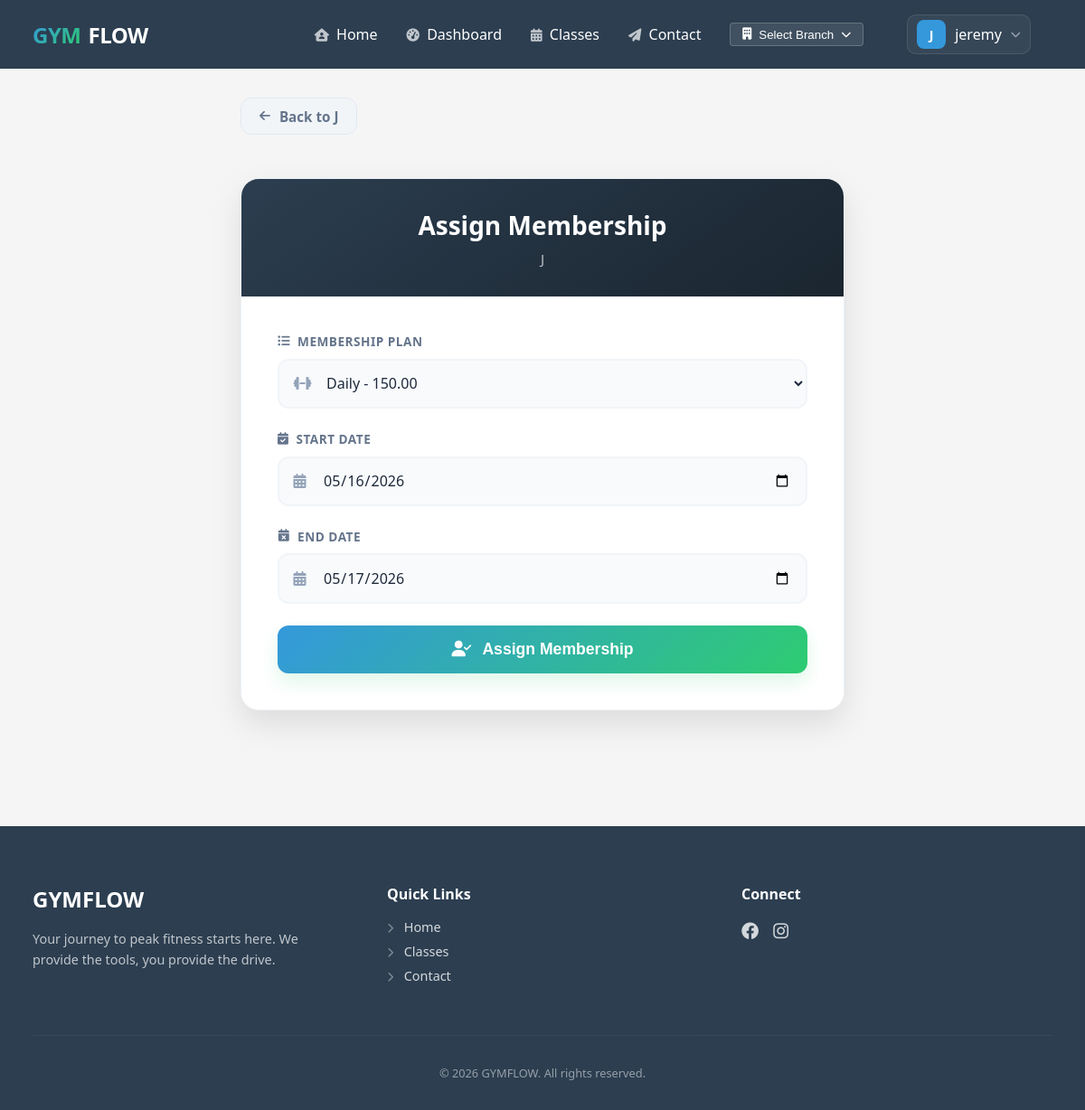
The app's page /memberships/9/edit/ (signed in), older data.
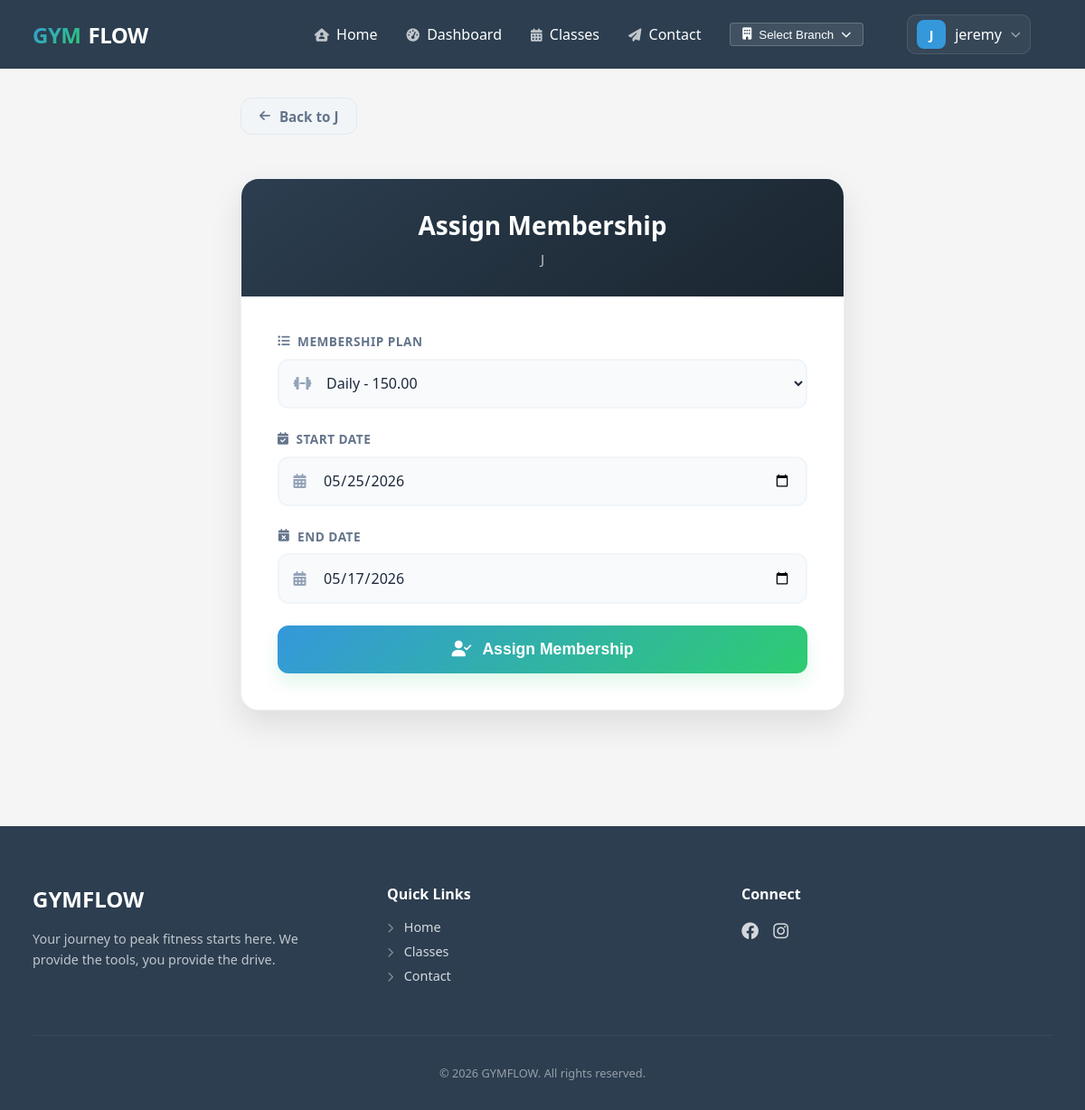
The same page, newer data.
### base/gym/models.py (models this page shows, shortened)
class Membership(models.Model):
    member = models.ForeignKey(Member, on_delete=models.CASCADE, related_name="memberships")
    plan = models.ForeignKey(MembershipPlan, on_delete=models.PROTECT)
    start_date = models.DateField(default=timezone.now)
    end_date = models.DateField(blank=True, null=True)
    is_active = models.BooleanField(default=True, db_index=True)

### base/gym/decorators.py (the view)
    def wrapper(request, *args, **kwargs):
        if not request.user.is_authenticated:
            return redirect("login")
        if not request.user.is_staff:
            return redirect("login_redirect")
        return view_func(request, *args, **kwargs)

### base/gym/forms.py
class MembershipForm(forms.ModelForm):
    class Meta:
        model = Membership
        fields = ["plan", "start_date", "end_date"]
        widgets = {
            "start_date": forms.DateInput(attrs={"type": "date"}),
            "end_date": forms.DateInput(attrs={"type": "date"}),
        }

### base/gym/context_processors.py (called while the page is built)
def branch_context(request):
    active_branch_id = request.session.get('active_branch_id')
    active_branch = None
    if active_branch_id:
        try:
            active_branch = Branch.objects.get(id=active_branch_id)
        except Branch.DoesNotExist:
            pass
    return {
        'all_branches': Branch.objects.all(),
        'active_branch': active_branch,
    }

### base/gym/models.py (called while the page is built)
    def __str__(self):
        return f"{self.name} - {self.price}"

### base/templates/gym/membership_form.html (shortened to what this page needs)
{% extends 'gym/base.html' %}
{% block content %}
<div class="membership-container">
    <div style="margin-bottom: 1.5rem;">
        <a href="{% url 'member_detail' member.id %}" class="back-link">
            <i class="fas fa-arrow-left"></i> Back to {{ member.full_name }}
        </a>
    </div>
    <div class="premium-card">
        <div class="card-header">
            <h1>Assign Membership</h1>
            <p>{{ member.full_name }}</p>
        </div>
        <div class="card-body">
            <form method="post" class="modern-form">
                <div class="form-group">
                    <label for="{{ form.plan.id_for_label }}">
                        <i class="fas fa-list-ul"></i> Membership Plan
                    </label>
                    <div class="input-wrapper">
                        {{ form.plan }}
                        <i class="fas fa-dumbbell"></i>
                    </div>
                </div>
                <div class="form-group">
                    <label for="{{ form.start_date.id_for_label }}">
                        <i class="fas fa-calendar-check"></i> Start Date
                    </label>
                    <div class="input-wrapper">
                        {{ form.start_date }}
                        <i class="fas fa-calendar-alt"></i>
                    </div>
                </div>
                <div class="form-group">
                    <label for="{{ form.end_date.id_for_label }}">
                        <i class="fas fa-calendar-times"></i> End Date
                    </label>
                    <div class="input-wrapper">
                        {{ form.end_date }}
                        <i class="fas fa-calendar-alt"></i>
                    </div>
                </div>
                <button type="submit" class="submit-btn" id="submitMembership">
                    <i class="fas fa-user-check"></i>
                    {% if active_membership %}Reassign Membership{% else %}Assign Membership{% endif %}
                </button>
            </form>
        </div>
    </div>
</div>
{% endblock %}

Row changes from the older to the newer data that the page shows:
changed Membership "Daily - 150.00": start_date "05/16/2026" → "05/25/2026"
